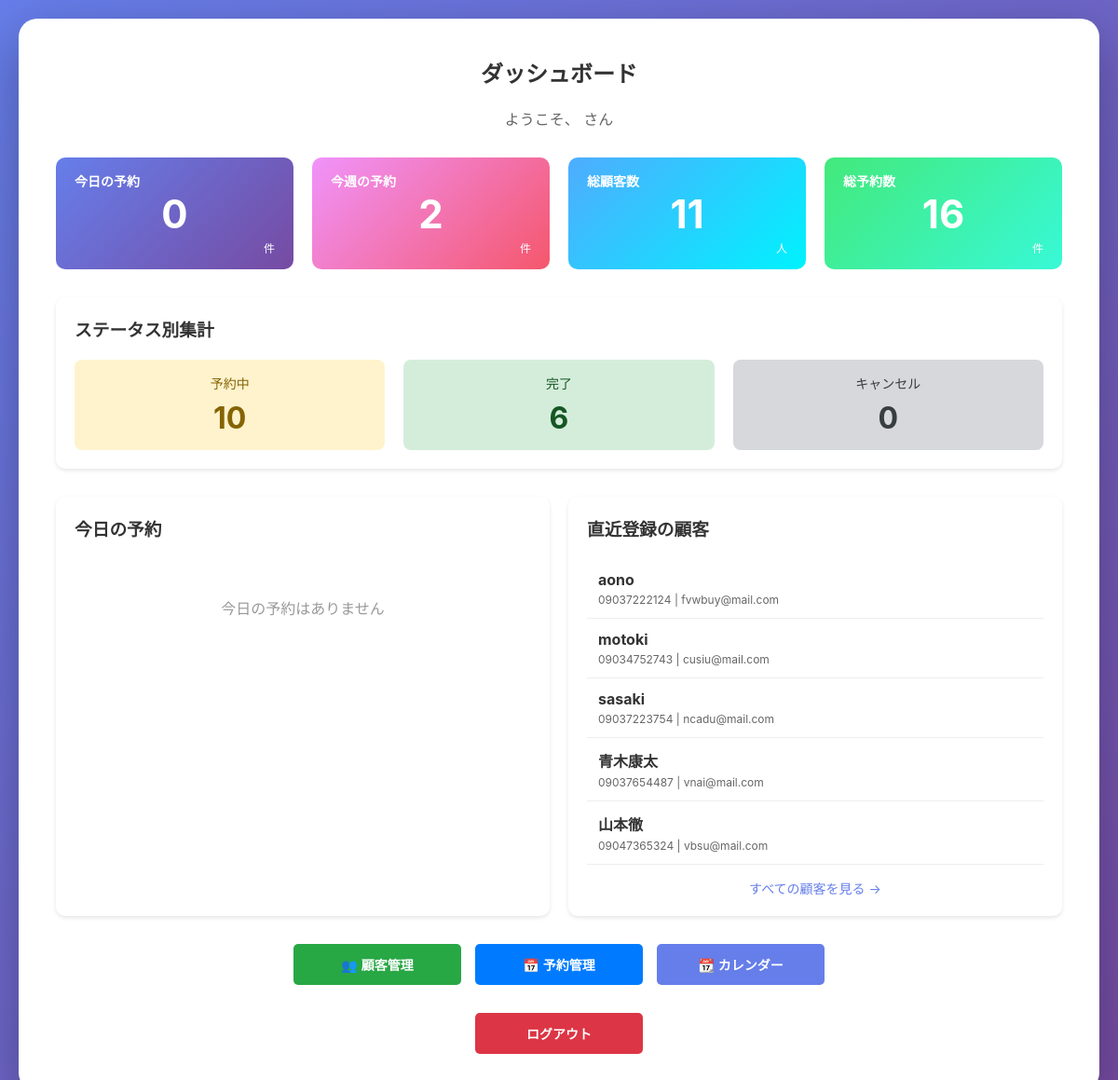
Screenshot of /admin-home/ (signed in) with the database file from the repository.
### main/models.py (models this page shows, shortened)
class Customer(models.Model):
    phone_regex = RegexValidator(
        regex=r'^0\d{1,4}-?\d{1,4}-?\d{3,4}$',
        message="正しい電話番号形式で入力してください。（例: 090-1234-5678、03-1234-5678、0120-123-456）"
    )
    name = models.CharField(max_length=100, verbose_name="顧客名")
    phone_number = models.CharField(
        max_length=20,
        verbose_name="電話番号",
        validators=[phone_regex]
    )
    email = models.EmailField(unique=True, verbose_name="メールアドレス")  # 追加
    memo = models.TextField(blank=True, verbose_name="メモ")
    last_visit_date = models.DateField(null=True, blank=True, verbose_name="最終来店日")
    created_at = models.DateTimeField(auto_now_add=True, verbose_name="登録日時")
    updated_at = models.DateTimeField(auto_now=True, verbose_name="更新日時")
    class Meta:
        verbose_name = "顧客"
        verbose_name_plural = "顧客"

### main/views.py (the view)
# urls.py: 2. Add a URL to urlpatterns:  path('', views.home, name='home')
@login_required(login_url='login')
def home(request):
    from datetime import date, timedelta
    from django.db.models import Count
    today = date.today()
    today_reservations_count = Reservation.objects.filter(
        reservation_date=today,
        status='pending'
    ).count()
    start_of_week = today - timedelta(days=today.weekday())
    end_of_week = start_of_week + timedelta(days=6)
    week_reservations_count = Reservation.objects.filter(
        reservation_date__range=[start_of_week, end_of_week],
        status='pending'
    ).count()
    status_counts = Reservation.objects.values('status').annotate(count=Count('status'))
    pending_count = 0
    completed_count = 0
    cancelled_count = 0
    for item in status_counts:
        if item['status'] == 'pending':
            pending_count = item['count']
        elif item['status'] == 'completed':
            completed_count = item['count']
        elif item['status'] == 'cancelled':
            cancelled_count = item['count']
    today_reservations = Reservation.objects.filter(
        reservation_date=today
    ).order_by('reservation_time')[:5]
    recent_customers = Customer.objects.order_by('-created_at')[:5]
    total_customers = Customer.objects.count()
    total_reservations = Reservation.objects.count()
    profile = get_user_permissions(request.user)
    is_super_admin = (profile and
                      profile.can_edit_customer and
                      profile.can_delete_customer and
                      profile.can_edit_reservation and
                      profile.can_delete_reservation)
    context = {
        'today_reservations_count': today_reservations_count,
        'week_reservations_count': week_reservations_count,
        'pending_count': pending_count,
        'completed_count': completed_count,
        'cancelled_count': cancelled_count,
        'today_reservations': today_reservations,
        'recent_customers': recent_customers,
        'total_customers': total_customers,
        'total_reservations': total_reservations,
        'is_super_admin': is_super_admin,
    }
    return render(request, 'main/home.html', context)

### main/views.py (called while the page is built)
def get_user_permissions(user):
    try:
        admin = Administrator.objects.get(user=user)
        profile, created = UserProfile.objects.get_or_create(user=admin)
        return profile
    except Administrator.DoesNotExist:
        return None

### main/templates/main/home.html (shortened to what this page needs)
{% extends 'main/base.html' %}
{% block content %}
<h2 style="text-align: center;">ダッシュボード</h2>
<p style="text-align: center; color: #666; margin-bottom: 30px;">
    ようこそ、{{ user.username }} さん
</p>
<div style="display: grid; grid-template-columns: repeat(4, 1fr); gap: 20px; margin-bottom: 30px;">
    <div style="background: linear-gradient(135deg, #667eea 0%, #764ba2 100%); padding: 20px; border-radius: 10px; color: white; position: relative; min-height: 120px;">
        <div style="font-size: 14px; font-weight: bold; position: absolute; top: 15px; left: 20px;">今日の予約</div>
        <div style="font-size: 42px; font-weight: bold; position: absolute; top: 50%; left: 50%; transform: translate(-50%, -50%);">{{ today_reservations_count }}</div>
        <div style="font-size: 12px; position: absolute; bottom: 15px; right: 20px;">件</div>
    </div>
    <div style="background: linear-gradient(135deg, #f093fb 0%, #f5576c 100%); padding: 20px; border-radius: 10px; color: white; position: relative; min-height: 120px;">
        <div style="font-size: 14px; font-weight: bold; position: absolute; top: 15px; left: 20px;">今週の予約</div>
        <div style="font-size: 42px; font-weight: bold; position: absolute; top: 50%; left: 50%; transform: translate(-50%, -50%);">{{ week_reservations_count }}</div>
        <div style="font-size: 12px; position: absolute; bottom: 15px; right: 20px;">件</div>
    </div>
    <div style="background: linear-gradient(135deg, #4facfe 0%, #00f2fe 100%); padding: 20px; border-radius: 10px; color: white; position: relative; min-height: 120px;">
        <div style="font-size: 14px; font-weight: bold; position: absolute; top: 15px; left: 20px;">総顧客数</div>
        <div style="font-size: 42px; font-weight: bold; position: absolute; top: 50%; left: 50%; transform: translate(-50%, -50%);">{{ total_customers }}</div>
        <div style="font-size: 12px; position: absolute; bottom: 15px; right: 20px;">人</div>
    </div>
    <div style="background: linear-gradient(135deg, #43e97b 0%, #38f9d7 100%); padding: 20px; border-radius: 10px; color: white; position: relative; min-height: 120px;">
        <div style="font-size: 14px; font-weight: bold; position: absolute; top: 15px; left: 20px;">総予約数</div>
        <div style="font-size: 42px; font-weight: bold; position: absolute; top: 50%; left: 50%; transform: translate(-50%, -50%);">{{ total_reservations }}</div>
        <div style="font-size: 12px; position: absolute; bottom: 15px; right: 20px;">件</div>
    </div>
</div>
<div style="background: white; padding: 20px; border-radius: 10px; margin-bottom: 30px; box-shadow: 0 2px 4px rgba(0,0,0,0.1);">
    <h3 style="margin-bottom: 20px; color: #333;">ステータス別集計</h3>
    <div style="display: grid; grid-template-columns: repeat(3, 1fr); gap: 20px;">
        <div style="text-align: center; padding: 15px; background: #fff3cd; border-radius: 8px;">
            <div style="font-size: 14px; color: #856404; margin-bottom: 8px;">予約中</div>
            <div style="font-size: 32px; font-weight: bold; color: #856404;">{{ pending_count }}</div>
        </div>
        <div style="text-align: center; padding: 15px; background: #d4edda; border-radius: 8px;">
            <div style="font-size: 14px; color: #155724; margin-bottom: 8px;">完了</div>
            <div style="font-size: 32px; font-weight: bold; color: #155724;">{{ completed_count }}</div>
        </div>
        <div style="text-align: center; padding: 15px; background: #d6d8db; border-radius: 8px;">
            <div style="font-size: 14px; color: #383d41; margin-bottom: 8px;">キャンセル</div>
            <div style="font-size: 32px; font-weight: bold; color: #383d41;">{{ cancelled_count }}</div>
        </div>
    </div>
</div>
<div style="display: grid; grid-template-columns: 1fr 1fr; gap: 20px; margin-bottom: 30px;">
    <div style="background: white; padding: 20px; border-radius: 10px; box-shadow: 0 2px 4px rgba(0,0,0,0.1);">
        <h3 style="margin-bottom: 20px; color: #333;">今日の予約</h3>
        {% if today_reservations %}
        <div style="overflow-x: auto;">
            {% for reservation in today_reservations %}
            <div style="padding: 12px; border-bottom: 1px solid #eee; display: flex; justify-content: space-between; align-items: center;">
                <div>
                    <div style="font-weight: bold; color: #333;">{{ reservation.reservation_time }} - {{ reservation.customer.name }}</div>
                    <div style="font-size: 12px; color: #666; margin-top: 4px;">{{ reservation.service }} ({{ reservation.duration }}分)</div>
                </div>
                <div>
                    {% if reservation.status == 'pending' %}
                        <span style="background: #ffc107; color: white; padding: 3px 10px; border-radius: 3px; font-size: 12px;">予約中</span>
                    {% elif reservation.status == 'completed' %}
                        <span style="background: #28a745; color: white; padding: 3px 10px; border-radius: 3px; font-size: 12px;">完了</span>
                    {% else %}
                        <span style="background: #6c757d; color: white; padding: 3px 10px; border-radius: 3px; font-size: 12px;">キャンセル</span>
                    {% endif %}
                </div>
            </div>
            {% endfor %}
        </div>
        <div style="text-align: center; margin-top: 15px;">
            <a href="{% url 'reservation_list' %}" style="color: #667eea; text-decoration: none; font-size: 14px;">すべての予約を見る →</a>
        </div>
        {% else %}
        <p style="text-align: center; color: #999; padding: 40px 0;">今日の予約はありません</p>
        {% endif %}
    </div>
    <div style="background: white; padding: 20px; border-radius: 10px; box-shadow: 0 2px 4px rgba(0,0,0,0.1);">
        <h3 style="margin-bottom: 20px; color: #333;">直近登録の顧客</h3>
        {% if recent_customers %}
        <div style="overflow-x: auto;">
            {% for customer in recent_customers %}
            <div style="padding: 12px; border-bottom: 1px solid #eee;">
                <div style="font-weight: bold; color: #333;">{{ customer.name }}</div>
                <div style="font-size: 12px; color: #666; margin-top: 4px;">
                    {{ customer.phone_number }} | {{ customer.email }}
                </div>
            </div>
            {% endfor %}
        </div>
        <div style="text-align: center; margin-top: 15px;">
            <a href="{% url 'customer_list' %}" style="color: #667eea; text-decoration: none; font-size: 14px;">すべての顧客を見る →</a>
        </div>
        {% else %}
        <p style="text-align: center; color: #999; padding: 40px 0;">顧客が登録されていません</p>
        {% endif %}
    </div>
</div>
<div style="display: flex; justify-content: center; gap: 15px; margin-bottom: 30px; flex-wrap: wrap;">
    <a href="{% url 'customer_list' %}" style="text-decoration: none; flex: 0 0 auto;">
        <button style="background: #28a745; min-width: 180px;">👥 顧客管理</button>
    </a>
    <a href="{% url 'reservation_list' %}" style="text-decoration: none; flex: 0 0 auto;">
        <button style="background: #007bff; min-width: 180px;">📅 予約管理</button>
    </a>
    <a href="{% url 'reservation_calendar' %}" style="text-decoration: none; flex: 0 0 auto;">
        <button style="background: #667eea; min-width: 180px;">📆 カレンダー</button>
    </a>
</div>
<div style="display: flex; justify-content: center; margin-top: 30px;">
    <form method="POST" action="{% url 'logout' %}">
        <button type="submit" style="background: #dc3545; min-width: 180px;">ログアウト</button>
    </form>
</div>
{% endblock %}

### main/templates/main/base.html (style rules this page uses)
* { margin: 0; padding: 0; box-sizing: border-box; }
body { font-family: -apple-system, BlinkMacSystemFont, 'Segoe UI', Roboto, 'Helvetica Neue', Arial, sans-serif; background: linear-gradient(135deg, #667eea 0%, #764ba2 100%); min-height: 100vh; padding: 20px; }
h2 { color: #333; margin-bottom: 20px; }
button { padding: 12px 30px; background: #667eea; color: white; border: none; border-radius: 5px; font-size: 14px; font-weight: bold; cursor: pointer; transition: all 0.3s; }

### rows the page displays
Customer: name "aono", phone_number "09037222124", email "fvwbuy@mail.com"
Customer: name "motoki", phone_number "09034752743", email "cusiu@mail.com"
Customer: name "sasaki", phone_number "09037223754", email "ncadu@mail.com"
Customer: name "青木康太", phone_number "09037654487", email "vnai@mail.com"
Customer: name "山本徹", phone_number "09047365324", email "vbsu@mail.com"

### other values shown
{{ today_reservations_count }} "0"
{{ week_reservations_count }} "2"
{{ total_customers }} "11"
{{ total_reservations }} "16"
{{ pending_count }} "10"
{{ completed_count }} "6"
{{ cancelled_count }} "0"
